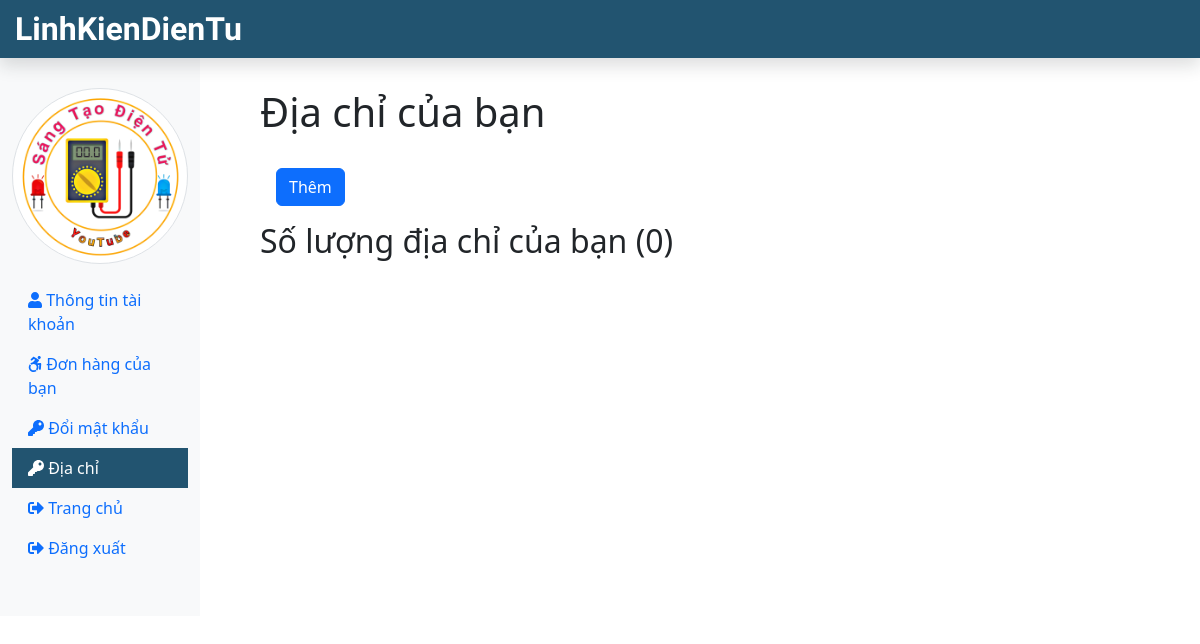
Before: /Student/diaChiNguoiMua.php (signed in) with the older database file.
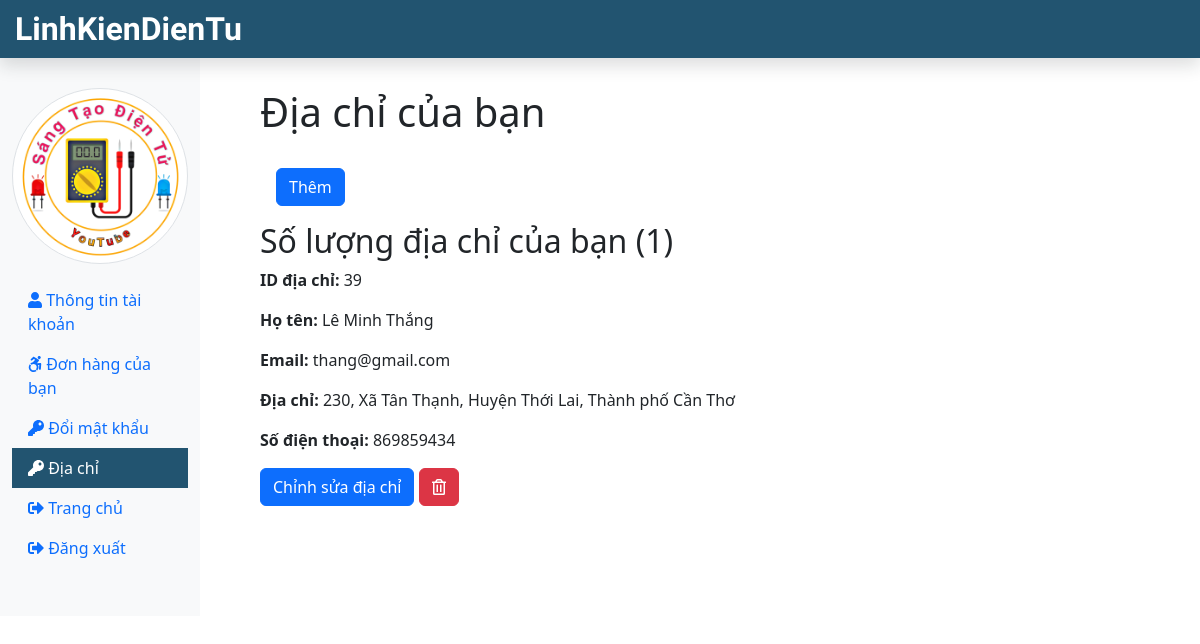
After: the same page with the newer database file.
### tables this page shows
CREATE TABLE `diachi` (
  `dc_id` int(11) NOT NULL,
  `dc_hoten` varchar(255) NOT NULL,
  `dc_sdt` int(15) NOT NULL,
  `dc_sonha` varchar(255) NOT NULL,
  `dc_thanhpho` varchar(255) NOT NULL,
  `dc_tinh` varchar(255) NOT NULL,
  `dc_xa` varchar(255) NOT NULL,
  `dc_giatrimatdinh` tinyint(1) NOT NULL,
  `nm_id` int(11) NOT NULL,
  `nm_email` varchar(255) NOT NULL
);

### Student/diaChiNguoiMua.php (shortened to what this page needs)
<?php
include('./stuInclude/header.php');
include_once('../dbConnection.php');
if (isset($_SESSION['is_login'])) {
    $stuEmail = $_SESSION['userLogEmail'];
} else {
    echo "<script> location.href='../index.php'; </script>";
}
?>
<div class="col-sm-6 mt-5">
    <form class="mx-5" method="POST" enctype="multipart/form-data">
        <div class="form-group">
            <h1>Địa chỉ của bạn</h1> <span id="soluongdiachi"></span>
        </div>
        <a href="#" class="btn btn-primary m-3" data-bs-toggle="modal" data-bs-target="#stuAddAdress"> Thêm </a>
        <?php
        $sql2 = "SELECT COUNT(dc_id) as sldc FROM diachi WHERE nm_email='$stuEmail'";
        $result2 = $conn->query($sql2);
        if ($result2->num_rows > 0) {
            while ($row = $result2->fetch_assoc()) {
                $soluongdiachi = $row['sldc'];
                echo '
                <h2>Số lượng địa chỉ của bạn (' . $soluongdiachi . ') </h2>
                ';
            }
        }
        $sql = "SELECT * FROM diachi WHERE nm_email= '$stuEmail' LIMIT 0,12 ";
        $result = $conn->query($sql);
        if ($result->num_rows > 0) {
            while ($row = $result->fetch_assoc()) {
                $dc_id = $row['dc_id'];
                $hoten = $row['dc_hoten'];
                $sdt = $row['dc_sdt'];
                $sonha = $row['dc_sonha'];
                $thanhpho = $row['dc_thanhpho'];
                $huyen = $row['dc_tinh'];
                $xa = $row['dc_xa'];
                $email = $row['nm_email'];
                echo '
                        <div class="form-group">
                            <b>ID địa chỉ:</b> ' . $dc_id . '
                        </div>
                        <div class="form-group">
                            <b>Họ tên:</b> ' . $hoten . '
                        </div>
                        <div class="form-group">
                            <b>Email:</b> ' . $email . '
                        </div>
                        <div class="form-group">
                            <b>Địa chỉ:</b> ' . $sonha . ', ' . $xa . ', ' . $huyen . ', ' . $thanhpho . '
                        </div>
                        <div class="form-group">
                            <b>Số điện thoại:</b> ' . $sdt . '
                        </div>
                        <div class="form-group">
                                    <a href="./giaoDienCapNhatDiaChi.php?dc_id='.$dc_id.'" class="btn btn-primary" > Chỉnh sửa địa chỉ </a>
                                    <input type="hidden" name="idDelete" value='.$dc_id.'>
                                    <button type="submit" class="btn btn-danger" name="delete" value="Delete">
                                        <i class="far fa-trash-alt"></i>
                                    </button>
                        </div>
                        <br>
                    ';
            }
        }
        ?>
    </form>
</div>
<?php
include('./stuInclude/footer.php');
?>

Changed rows visible on the page:
added diachi: dc_id "39", dc_hoten "Lê Minh Thắng", nm_email "thang@gmail.com", dc_sonha "230", dc_xa "Xã Tân Thạnh", dc_tinh "Huyện Thới Lai", dc_thanhpho "Thành phố Cần Thơ", dc_sdt "869859434"
Other visible differences:
new list line: "Số lượng địa chỉ của bạn ( 1 )"
list line gone: "Số lượng địa chỉ của bạn ( 0 )"
